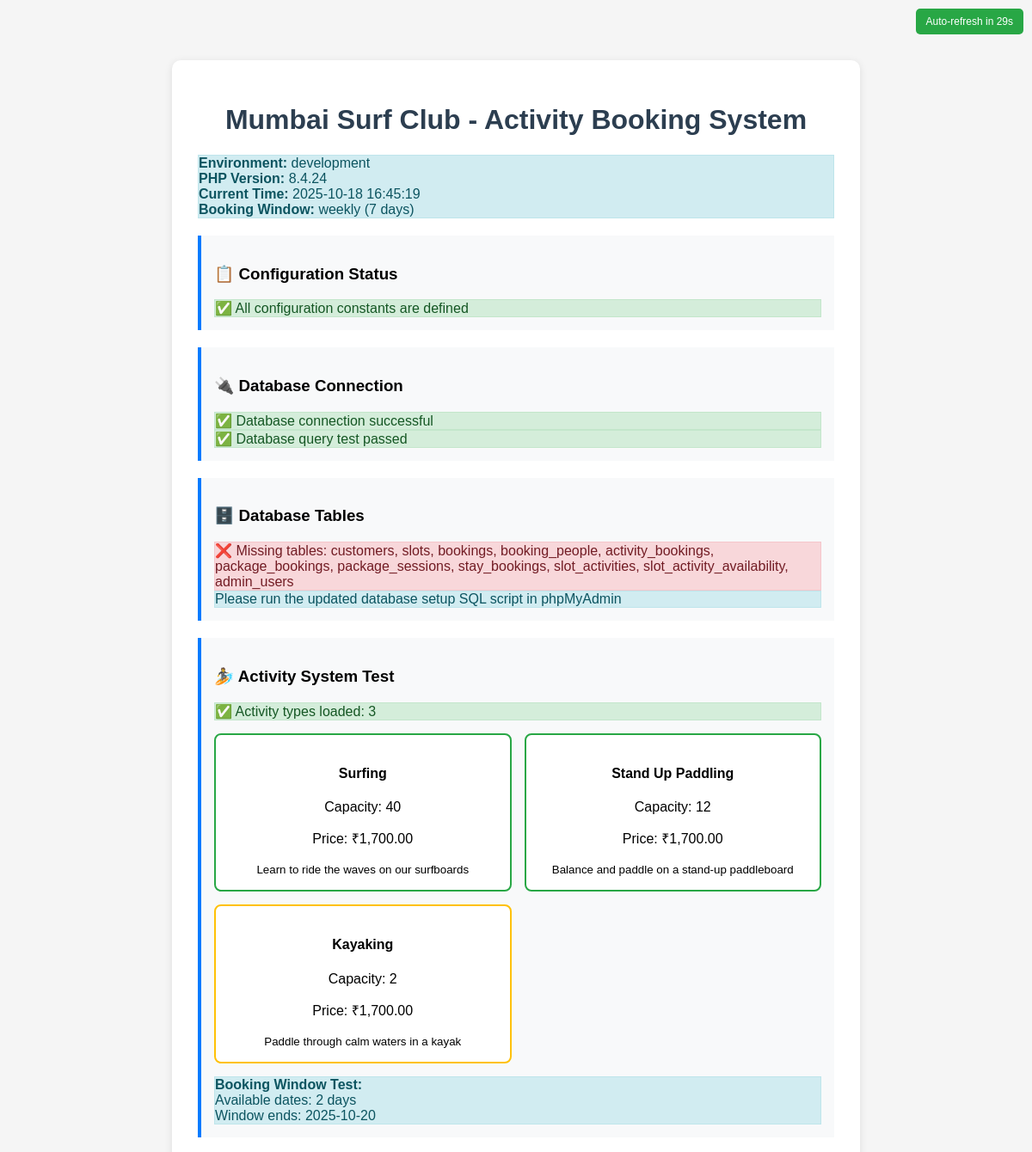
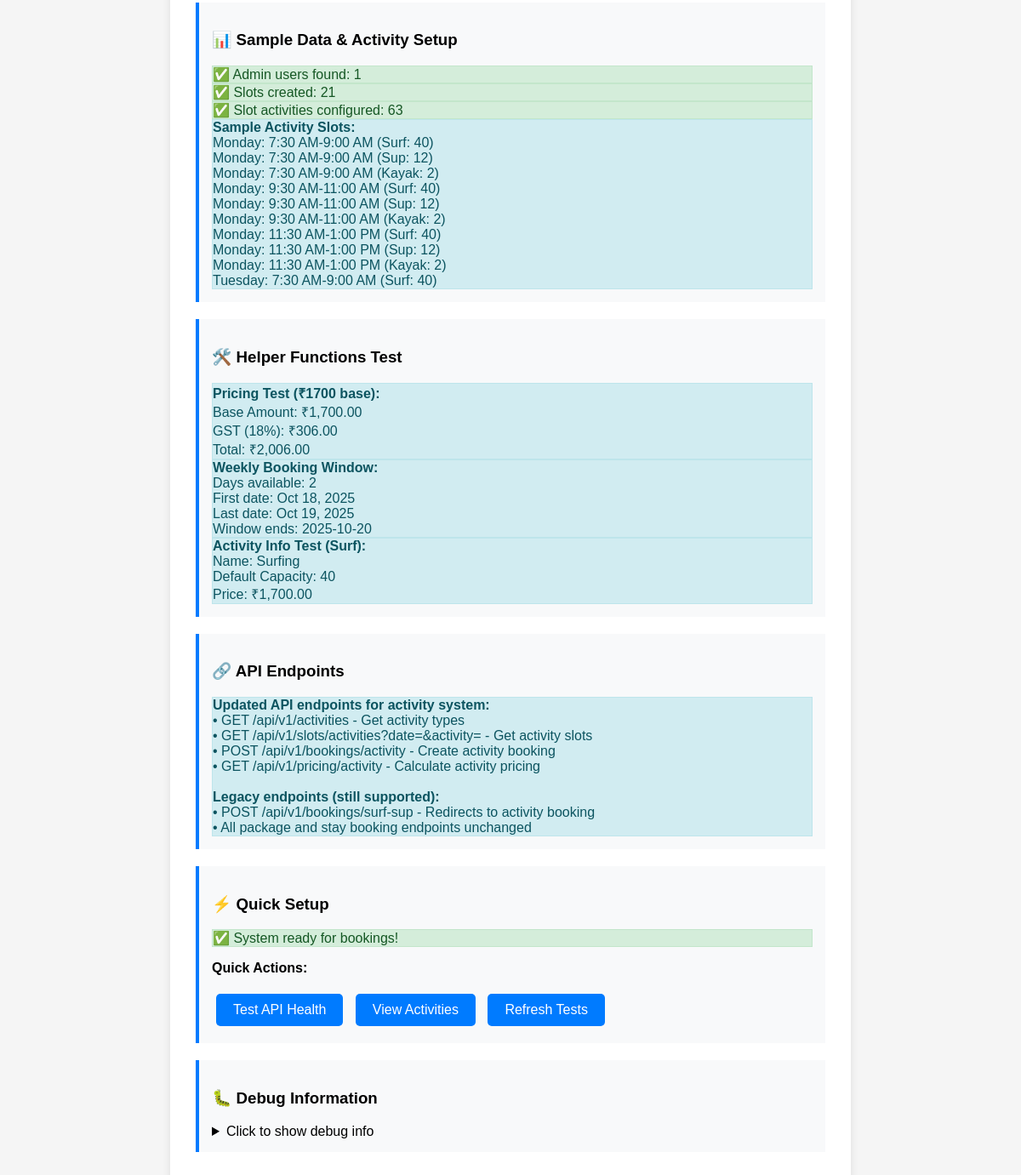
The page / on the database its author committed (2 pictures, top to bottom).
### tables this page shows
CREATE TABLE `slot_activities` (
  `id` int NOT NULL AUTO_INCREMENT,
  `slot_id` int NOT NULL COMMENT 'Reference to slots table',
  `activity_type` enum('surf','sup','kayak') NOT NULL COMMENT 'Activity type available in this slot',
  `max_capacity` int NOT NULL DEFAULT '0' COMMENT 'Maximum people allowed for this activity in this slot',
  `created_at` timestamp NULL DEFAULT CURRENT_TIMESTAMP,
  `updated_at` timestamp NULL DEFAULT CURRENT_TIMESTAMP ON UPDATE CURRENT_TIMESTAMP,
  PRIMARY KEY (`id`),
  UNIQUE KEY `unique_slot_activity` (`slot_id`,`activity_type`),
  CONSTRAINT `slot_activities_ibfk_1` FOREIGN KEY (`slot_id`) 
    REFERENCES `slots` (`id`) ON DELETE CASCADE
);

CREATE TABLE `slots` (
  `id` int NOT NULL AUTO_INCREMENT,
  `day_of_week` tinyint NOT NULL COMMENT '1=Monday, 2=Tuesday, ... 7=Sunday',
  `start_time` time NOT NULL COMMENT 'Slot start time',
  `end_time` time NOT NULL COMMENT 'Slot end time',
  `is_active` tinyint(1) DEFAULT '1' COMMENT 'Slot availability: 1=active, 0=inactive',
  `created_at` timestamp NULL DEFAULT CURRENT_TIMESTAMP,
  `updated_at` timestamp NULL DEFAULT CURRENT_TIMESTAMP ON UPDATE CURRENT_TIMESTAMP,
  PRIMARY KEY (`id`),
  KEY `idx_day_time` (`day_of_week`,`start_time`),
  KEY `idx_day_active` (`day_of_week`,`is_active`)
);

### src/Database.php (called while the page is built, shortened)
<?php
class Database {
    private static $instance = null;
    private $pdo;
    private function __construct() {
        try {
            $dsn = "mysql:host=" . DB_HOST . ";dbname=" . DB_NAME . ";charset=" . DB_CHARSET;
            $options = [
                PDO::ATTR_ERRMODE => PDO::ERRMODE_EXCEPTION,
                PDO::ATTR_DEFAULT_FETCH_MODE => PDO::FETCH_ASSOC,
                PDO::ATTR_EMULATE_PREPARES => false,
                PDO::MYSQL_ATTR_INIT_COMMAND => "SET NAMES utf8mb4"
            ];
            $this->pdo = new PDO($dsn, DB_USER, DB_PASS, $options);
        } catch (PDOException $e) {
            if (ENVIRONMENT === 'development') {
                die("Database connection failed: " . $e->getMessage());
            } else {
                die("Database connection failed. Please try again later.");
            }
        }
    }
    public static function getInstance() {
        if (self::$instance === null) {
            self::$instance = new Database();
        }
        return self::$instance;
    }
    public function query($sql, $params = []) {
        try {
            $stmt = $this->pdo->prepare($sql);
            $stmt->execute($params);
            return $stmt;
        } catch (PDOException $e) {
            $this->logError($e, $sql, $params);
            throw $e;
        }
    }
    public function fetchAll($sql, $params = []) {
        $stmt = $this->query($sql, $params);
        return $stmt->fetchAll();
    }
    public function count($sql, $params = []) {
        $stmt = $this->query($sql, $params);
        return (int) $stmt->fetchColumn();
    }
}
?>

### src/config.php (called while the page is built, shortened)
<?php
function calculateTotalAmount($baseAmount) {
    $gstAmount = $baseAmount * GST_RATE;
    return [
        'base_amount' => $baseAmount,
        'gst_amount' => $gstAmount,
        'total_amount' => $baseAmount + $gstAmount
    ];
}
function formatCurrency($amount) {
    return '₹' . number_format($amount, 2);
}
function getActivityTypes() {
    return ACTIVITY_TYPES;
}
function getActivityInfo($activityType) {
    return ACTIVITY_TYPES[$activityType] ?? null;
}
function getWeeklyBookingWindow() {
    $today = new DateTime();
    $currentDayOfWeek = (int)$today->format('N');
    $daysUntilNextMonday = (8 - $currentDayOfWeek) % 7;
    $nextMonday = clone $today;
    $nextMonday->modify("+{$daysUntilNextMonday} days");
    $dates = [];
    $current = clone $today;
    while ($current < $nextMonday) {
        $dates[] = [
            'date' => $current->format('Y-m-d'),
            'day_name' => $current->format('l'),
            'formatted_date' => $current->format('M d, Y'),
            'is_today' => $current->format('Y-m-d') === $today->format('Y-m-d'),
            'is_weekend' => in_array((int)$current->format('N'), [6, 7])
        ];
        $current->modify('+1 day');
    }
    return [
        'dates' => $dates,
        'window_end' => $nextMonday->format('Y-m-d'),
        'days_available' => count($dates)
    ];
}
?>

### public/index.php (the view, shortened to what this page needs)
<?php
require_once '../src/config.php';
require_once '../src/Database.php';
?>
<!DOCTYPE html>
<html lang="en">
<head>
</head>
<body>
    <div class="container">
        <h1><?php echo SITE_NAME; ?> - Activity Booking System</h1>
        <div class="info">
            <strong>Environment:</strong> <?php echo ENVIRONMENT; ?><br>
            <strong>PHP Version:</strong> <?php echo PHP_VERSION; ?><br>
            <strong>Current Time:</strong> <?php echo date('Y-m-d H:i:s'); ?><br>
            <strong>Booking Window:</strong> <?php echo BOOKING_WINDOW_TYPE; ?> (<?php echo BOOKING_ADVANCE_DAYS; ?> days)
        </div>
        <div class="section">
            <h3>📋 Configuration Status</h3>
            <?php
            $configOk = true;
            $configIssues = [];
            if ($configOk) {
                echo '<div class="success">✅ All configuration constants are defined</div>';
            } else {
                echo '<div class="error">❌ Configuration issues found:<br>' . implode('<br>', $configIssues) . '</div>';
            }
            ?>
        </div>
        <div class="section">
            <h3>🔌 Database Connection</h3>
            <?php
            try {
                $db = Database::getInstance();
                echo '<div class="success">✅ Database connection successful</div>';
                $result = $db->query("SELECT 1 as test");
                if ($result) {
                    echo '<div class="success">✅ Database query test passed</div>';
                } else {
                    echo '<div class="error">❌ Database query test failed</div>';
                }
            } catch (Exception $e) {
                echo '<div class="error">❌ Database connection failed: ' . htmlspecialchars($e->getMessage()) . '</div>';
                echo '<div class="info">
                    <strong>Troubleshooting:</strong><br>
                    1. Make sure you have created the database in cPanel<br>
                    2. Update the DB_* constants in src/config.php with your actual database details<br>
                    3. Ensure the database user has proper permissions
                </div>';
            }
            ?>
        </div>
        <div class="section">
            <h3>🗄️ Database Tables</h3>
            <?php
            try {
                $db = Database::getInstance();
                $tables = [
                    'customers', 'slots', 'bookings', 'booking_people',
                    'activity_bookings', 'package_bookings', 'package_sessions',
                    'stay_bookings', 'slot_activities', 'slot_activity_availability', 'admin_users'
                ];
                $existingTables = $db->fetchAll("SHOW TABLES");
                $existingTableNames = array_column($existingTables, 'Tables_in_' . DB_NAME);
                $missingTables = array_diff($tables, $existingTableNames);
                if (empty($missingTables)) {
                    echo '<div class="success">✅ All required tables exist (' . count($tables) . ' tables)</div>';
                    echo '<div class="info"><strong>Table Statistics:</strong><br>';
                    foreach ($tables as $table) {
                        try {
                            $count = $db->count("SELECT COUNT(*) FROM $table");
                            echo "$table: $count records<br>";
                        } catch (Exception $e) {
                            echo "$table: Error counting records<br>";
                        }
                    }
                    echo '</div>';
                } else {
                    echo '<div class="error">❌ Missing tables: ' . implode(', ', $missingTables) . '</div>';
                    echo '<div class="info">Please run the updated database setup SQL script in phpMyAdmin</div>';
                }
            } catch (Exception $e) {
                echo '<div class="error">❌ Could not check tables: ' . htmlspecialchars($e->getMessage()) . '</div>';
            }
            ?>
        </div>
        <div class="section">
            <h3>🏄 Activity System Test</h3>
            <?php
            try {
                $activityTypes = getActivityTypes();
                echo '<div class="success">✅ Activity types loaded: ' . count($activityTypes) . '</div>';
                echo '<div class="activity-grid">';
                foreach ($activityTypes as $type => $info) {
                    $cardClass = $info['default_capacity'] >= 10 ? 'available' : 'limited';
                    echo '<div class="activity-card ' . $cardClass . '">';
                    echo '<h4>' . htmlspecialchars($info['name']) . '</h4>';
                    echo '<p>Capacity: ' . $info['default_capacity'] . '</p>';
                    echo '<p>Price: ' . formatCurrency($info['price_per_person']) . '</p>';
                    echo '<small>' . htmlspecialchars($info['description']) . '</small>';
                    echo '</div>';
                }
                echo '</div>';
                $bookingWindow = getWeeklyBookingWindow();
                echo '<div class="info">
                    <strong>Booking Window Test:</strong><br>
                    Available dates: ' . $bookingWindow['days_available'] . ' days<br>
                    Window ends: ' . $bookingWindow['window_end'] . '
                </div>';
            } catch (Exception $e) {
                echo '<div class="error">❌ Activity system test failed: ' . htmlspecialchars($e->getMessage()) . '</div>';
            }
            ?>
        </div>
        <div class="section">
            <h3>📊 Sample Data & Activity Setup</h3>
            <?php
            try {
                $db = Database::getInstance();
                $adminCount = $db->count("SELECT COUNT(*) FROM admin_users WHERE is_active = 1");
                if ($adminCount > 0) {
                    echo '<div class="success">✅ Admin users found: ' . $adminCount . '</div>';
                } else {
                    echo '<div class="error">❌ No admin users found</div>';
                }
                $slotCount = $db->count("SELECT COUNT(*) FROM slots WHERE is_active = 1");
                if ($slotCount > 0) {
                    echo '<div class="success">✅ Slots created: ' . $slotCount . '</div>';
                } else {
                    echo '<div class="error">❌ No slots found</div>';
                }
                $activitySlotCount = $db->count("SELECT COUNT(*) FROM slot_activities");
                if ($activitySlotCount > 0) {
                    echo '<div class="success">✅ Slot activities configured: ' . $activitySlotCount . '</div>';
                    $sampleActivities = $db->fetchAll(
                        "SELECT s.day_of_week, s.start_time, s.end_time, sa.activity_type, sa.max_capacity
                         FROM slot_activities sa
                         JOIN slots s ON sa.slot_id = s.id
                         WHERE s.is_active = 1
                         ORDER BY s.day_of_week, s.start_time, sa.activity_type
                         LIMIT 10"
                    );
                    echo '<div class="info"><strong>Sample Activity Slots:</strong><br>';
                    foreach ($sampleActivities as $activity) {
                        $dayName = date('l', strtotime('Monday +' . ($activity['day_of_week'] - 1) . ' days'));
                        echo $dayName . ': ' .
                             date('g:i A', strtotime($activity['start_time'])) . '-' .
                             date('g:i A', strtotime($activity['end_time'])) .
                             ' (' . ucfirst($activity['activity_type']) . ': ' . $activity['max_capacity'] . ')<br>';
                    }
                    echo '</div>';
                } else {
                    echo '<div class="error">❌ No slot activities found - need to configure activity capacities</div>';
                }
            } catch (Exception $e) {
                echo '<div class="error">❌ Could not check sample data: ' . htmlspecialchars($e->getMessage()) . '</div>';
            }
            ?>
        </div>
        <div class="section">
            <h3>🛠️ Helper Functions Test</h3>
            <?php
            $testAmount = 1700;
            $pricing = calculateTotalAmount($testAmount);
            echo '<div class="info">
                <strong>Pricing Test (₹1700 base):</strong><br>
                Base Amount: ' . formatCurrency($pricing['base_amount']) . '<br>
                GST (18%): ' . formatCurrency($pricing['gst_amount']) . '<br>
                Total: ' . formatCurrency($pricing['total_amount']) . '
            </div>';
            $bookingWindow = getWeeklyBookingWindow();
            echo '<div class="info">
                <strong>Weekly Booking Window:</strong><br>
                Days available: ' . $bookingWindow['days_available'] . '<br>
                First date: ' . $bookingWindow['dates'][0]['formatted_date'] . '<br>
                Last date: ' . end($bookingWindow['dates'])['formatted_date'] . '<br>
                Window ends: ' . $bookingWindow['window_end'] . '
            </div>';
            $surfInfo = getActivityInfo('surf');
            if ($surfInfo) {
                echo '<div class="info">
                    <strong>Activity Info Test (Surf):</strong><br>
                    Name: ' . $surfInfo['name'] . '<br>
                    Default Capacity: ' . $surfInfo['default_capacity'] . '<br>
                    Price: ' . formatCurrency($surfInfo['price_per_person']) . '
                </div>';
            }
            ?>
        </div>
        <div class="section">
            <h3>🔗 API Endpoints</h3>
            <div class="info">
                <strong>Updated API endpoints for activity system:</strong><br>
                • GET /api/v1/activities - Get activity types<br>
                • GET /api/v1/slots/activities?date=&activity= - Get activity slots<br>
                • POST /api/v1/bookings/activity - Create activity booking<br>
                • GET /api/v1/pricing/activity - Calculate activity pricing<br>
                <br>
                <strong>Legacy endpoints (still supported):</strong><br>
                • POST /api/v1/bookings/surf-sup - Redirects to activity booking<br>
                • All package and stay booking endpoints unchanged
            </div>
        </div>
        <div class="section">
            <h3>⚡ Quick Setup</h3>
            <?php
            try {
                $db = Database::getInstance();
                $slotsExist = $db->count("SELECT COUNT(*) FROM slots") > 0;
                $activitiesConfigured = $db->count("SELECT COUNT(*) FROM slot_activities") > 0;
                if (!$slotsExist) {
                    echo '<div class="error">❌ No slots configured. Please create slots first.</div>';
                } elseif (!$activitiesConfigured) {
                    echo '<div class="error">❌ Activity capacities not set. Configure slot activities.</div>';
                } else {
                    echo '<div class="success">✅ System ready for bookings!</div>';
                }
            } catch (Exception $e) {
                echo '<div class="error">❌ Setup check failed: ' . htmlspecialchars($e->getMessage()) . '</div>';
            }
            ?>
            <p><strong>Quick Actions:</strong></p>
            <a href="/api/v1/health" class="button" target="_blank">Test API Health</a>
            <a href="/api/v1/activities" class="button" target="_blank">View Activities</a>
            <a href="#" class="button" onclick="window.location.reload()">Refresh Tests</a>
        </div>
        <div class="section">
            <h3>🐛 Debug Information</h3>
            <details>
                <summary>Click to show debug info</summary>
            </details>
        </div>
    </div>
</body>
</html>

### rows shown on the page
slot_activities: slot.day_of_week "Monday", slot.start_time "7:30 AM", slot.end_time "9:00 AM", activity_type "Surf", max_capacity "40"
slot_activities: slot.day_of_week "Monday", slot.start_time "7:30 AM", slot.end_time "9:00 AM", activity_type "Sup", max_capacity "12"
slot_activities: slot.day_of_week "Monday", slot.start_time "7:30 AM", slot.end_time "9:00 AM", activity_type "Kayak", max_capacity "2"
slot_activities: slot.day_of_week "Monday", slot.start_time "9:30 AM", slot.end_time "11:00 AM", activity_type "Surf", max_capacity "40"
slot_activities: slot.day_of_week "Monday", slot.start_time "9:30 AM", slot.end_time "11:00 AM", activity_type "Sup", max_capacity "12"
slot_activities: slot.day_of_week "Monday", slot.start_time "9:30 AM", slot.end_time "11:00 AM", activity_type "Kayak", max_capacity "2"
slot_activities: slot.day_of_week "Monday", slot.start_time "11:30 AM", slot.end_time "1:00 PM", activity_type "Surf", max_capacity "40"
slot_activities: slot.day_of_week "Monday", slot.start_time "11:30 AM", slot.end_time "1:00 PM", activity_type "Sup", max_capacity "12"
slot_activities: slot.day_of_week "Monday", slot.start_time "11:30 AM", slot.end_time "1:00 PM", activity_type "Kayak", max_capacity "2"
slot_activities: slot.day_of_week "Tuesday", slot.start_time "7:30 AM", slot.end_time "9:00 AM", activity_type "Surf", max_capacity "40"

### other values the page prints
SITE_NAME "Mumbai Surf Club"
ENVIRONMENT "development"
PHP_VERSION "8.4.24"
BOOKING_WINDOW_TYPE "weekly"
BOOKING_ADVANCE_DAYS "7"
implode(', ', $missingTables) "customers, slots, bookings, booking_people, activity_bookings, package_bookings, package_sessions, stay_bookings, slot_activities, slot_activity_availability, admin_users"
count($activityTypes) "3"
$info['name'] "Surfing"
$info['default_capacity'] "40"
formatCurrency($info['price_per_person']) "₹1,700.00"
$info['description'] "Learn to ride the waves on our surfboards"
$info['name'] "Stand Up Paddling"
$info['default_capacity'] "12"
$info['description'] "Balance and paddle on a stand-up paddleboard"
$info['name'] "Kayaking"
